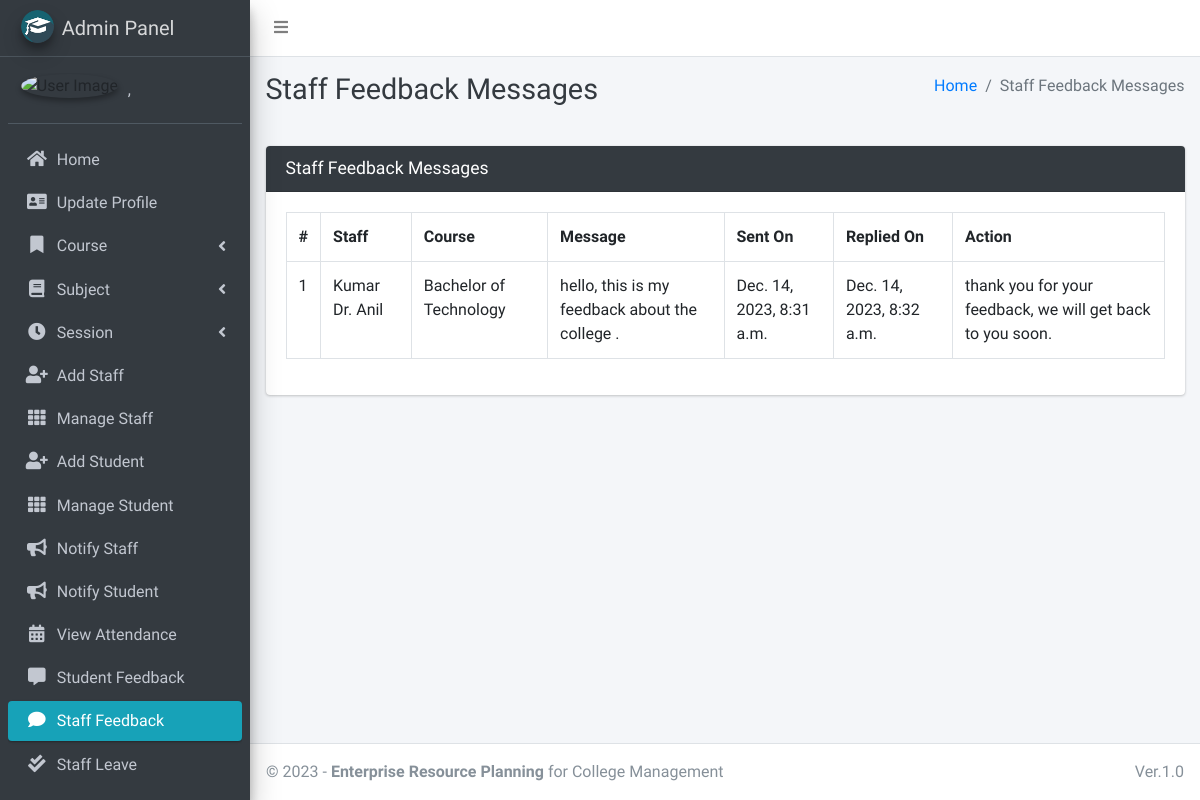
/staff/view/feedback/ (signed in), run on an earlier commit of the app's database.
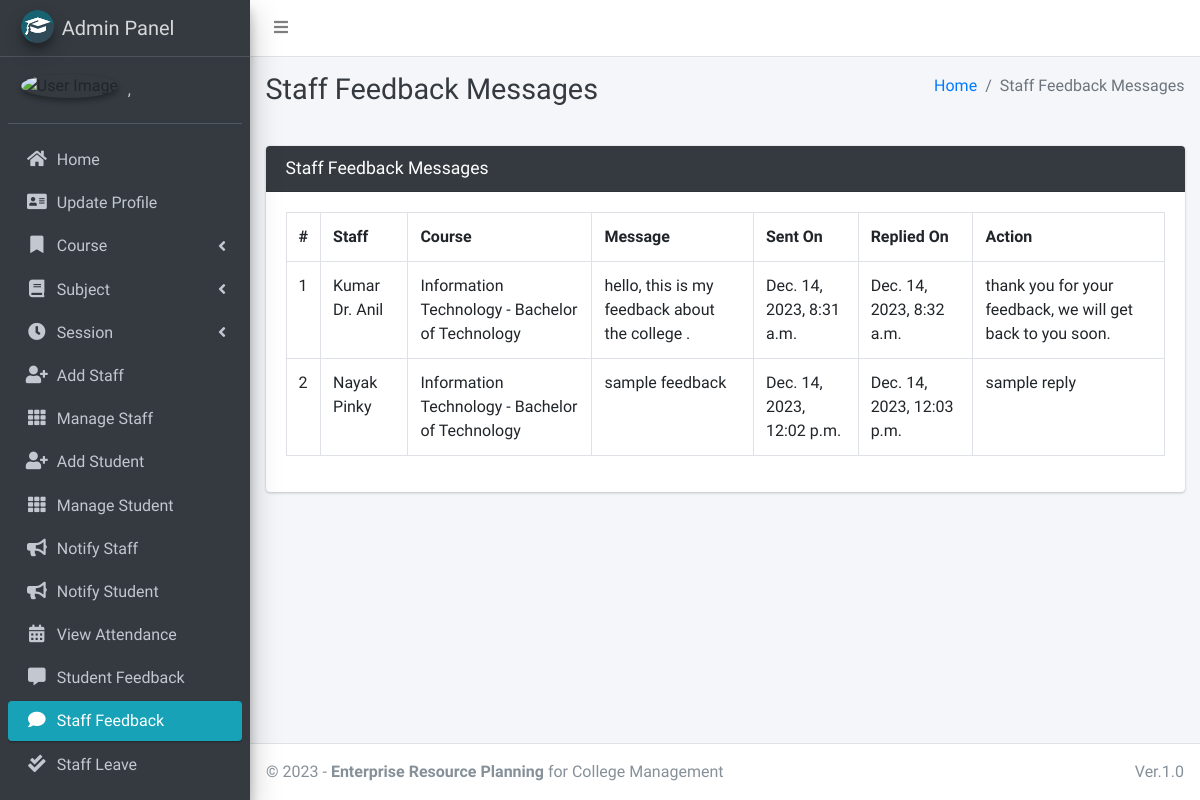
And on a later commit of the database.
### main_app/models.py (models this page shows)
class FeedbackStaff(models.Model):
    staff = models.ForeignKey(Staff, on_delete=models.CASCADE)
    feedback = models.TextField()
    reply = models.TextField()
    created_at = models.DateTimeField(auto_now_add=True)
    updated_at = models.DateTimeField(auto_now=True)

class Staff(models.Model):
    course = models.ForeignKey(Course, on_delete=models.DO_NOTHING, null=True, blank=False)
    admin = models.OneToOneField(CustomUser, on_delete=models.CASCADE)
    def __str__(self):
        return self.admin.last_name + " " + self.admin.first_name

class CustomUser(AbstractUser):
    USER_TYPE = ((1, "HOD"), (2, "Staff"), (3, "Student"))
    GENDER = [("M", "Male"), ("F", "Female")]
    username = None  # Removed username, using email instead
    email = models.EmailField(unique=True)
    user_type = models.CharField(default=1, choices=USER_TYPE, max_length=1)
    gender = models.CharField(max_length=1, choices=GENDER)
    profile_pic = models.ImageField()
    address = models.TextField()
    fcm_token = models.TextField(default="")  # For firebase notifications
    created_at = models.DateTimeField(auto_now_add=True)
    updated_at = models.DateTimeField(auto_now=True)
    USERNAME_FIELD = "email"
    REQUIRED_FIELDS = []
    objects = CustomUserManager()
    def __str__(self):
        return self.last_name + ", " + self.first_name

class Course(models.Model):
    name = models.CharField(max_length=120)
    created_at = models.DateTimeField(auto_now_add=True)
    updated_at = models.DateTimeField(auto_now=True)
    def __str__(self):
        return self.name

### main_app/hod_views.py (the view, shortened to what this page needs)
# urls.py: path("staff/view/feedback/", hod_views.staff_feedback_message,
@csrf_exempt
def staff_feedback_message(request):
    if request.method != 'POST':
        feedbacks = FeedbackStaff.objects.all()
        context = {
            'feedbacks': feedbacks,
            'page_title': 'Staff Feedback Messages'
        }
        return render(request, 'hod_template/staff_feedback_template.html', context)

### main_app/templates/hod_template/staff_feedback_template.html (shortened to what this page needs)
{% extends 'main_app/base.html' %}
{% load static %}
{% block page_title %}{{page_title}}{% endblock page_title %}
{% block content %}
<section class="content">
    <div class="container-fluid">
        <div class="row">
            <div class="col-md-12">
                <div class="card card-dark">
                    <div class="card-header">
                        <h3 class="card-title">{{page_title}}</h3>
                    </div>
                    <div class="table card-body">
                        <table class="table table-bordered table-hover">
                            <tr>
                                <th>#</th>
                                <th>Staff</th>
                                <th>Course</th>
                                <th>Message</th>
                                <th>Sent On</th>
                                <th>Replied On</th>
                                <th>Action</th>
                            </tr>
                            {% for feedback in  feedbacks %}
                              <tr>
                                  <td>{{forloop.counter}}</td>
                                  <td>{{feedback.staff}}</td>
                                  <td>{{feedback.staff.course}}</td>
                                  <td>{{feedback.feedback}}</td>
                                    {% if feedback.reply == "" %}
                                    <td>{{feedback.created_at}}</td>
                                    <td><span  class='badge badge-warning'>Pending Response</span></td>
                                         <td> <button data-toggle = "modal" data-target = "#reply_modal" value="{{feedback.id}}" class="btn btn-success reply_open_modal">Reply</button>
                                        {% else %}
                                        <td>{{feedback.created_at}}</td>
                                        <td>{{feedback.updated_at}}</td>
                                          <td>{{feedback.reply}}</td>
                                    {% endif %}
                              </tr>
                            {% endfor %}
                        </table>
                    </div>
                    </div>
            </div>
        </div>
    </div>
</section>
{% endblock content %}

What changed in the data, as far as the page shows it:
changed through a linked row, FeedbackStaff "hello, this is my feedback about the college .": staff.course "Bachelor of Technology" → "Information Technology - Bachelor of Technology"
added FeedbackStaff: staff "Nayak Pinky", staff.course "Information Technology - Bachelor of Technology", feedback "sample feedback", created_at "Dec. 14, 2023, 12:02 p.m.", updated_at "Dec. 14, 2023, 12:03 p.m.", reply "sample reply"
